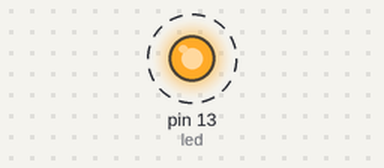
Bench run of a sketch on a simulated Arduino Uno, built with avr-gcc and run on an emulated ATmega328P. Shown: output pins drawn as LEDs (lit = HIGH). Dashed ring = blinking.

Above: at 0.5 s.
Timing chart, 0 to 4.6 s (numbered marks = the images above):
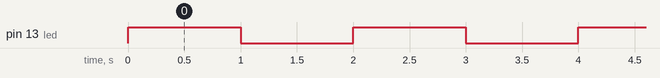

The sketch:

exe6-3.ino
```cpp
//criar variáveis
#define led 13
#define azul 8

void setup(){
    pinMode(led, OUTPUT);
}
// o loop repete-se indefinidamente
void loop(){
    // ligar o led
    digitalWrite(led, 1);
    // espere por um segundo
    // 1 seg == 1000 milisegundos
    delay(1000);
    // desligar o led
    digitalWrite(led, 0);
    // espere po um segundo
    delay(1000);
}
```

Measured:
- by itself, pin 13 (led): alternates HIGH for 1.0 s and LOW for 1.0 s
